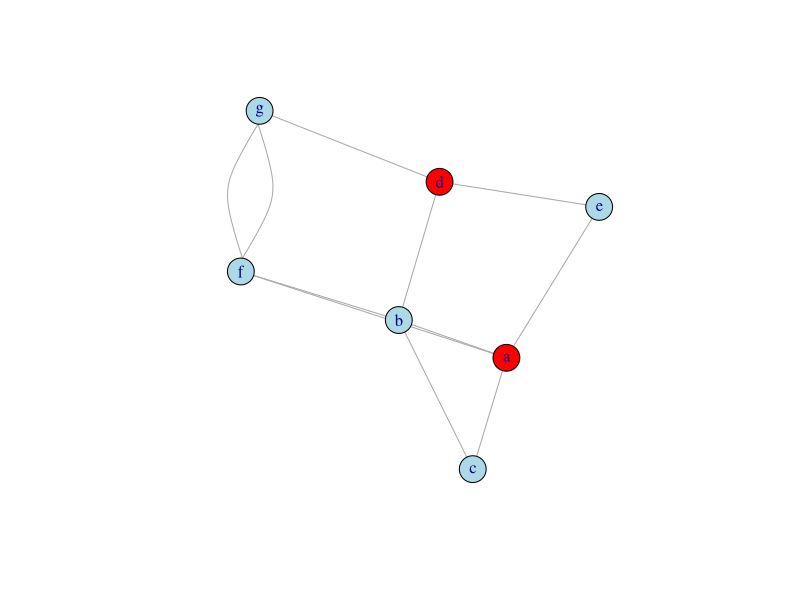
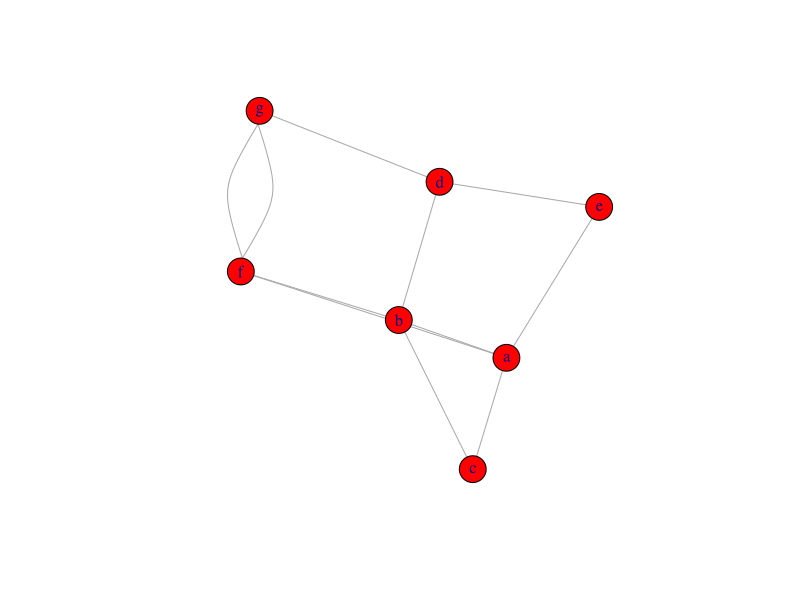
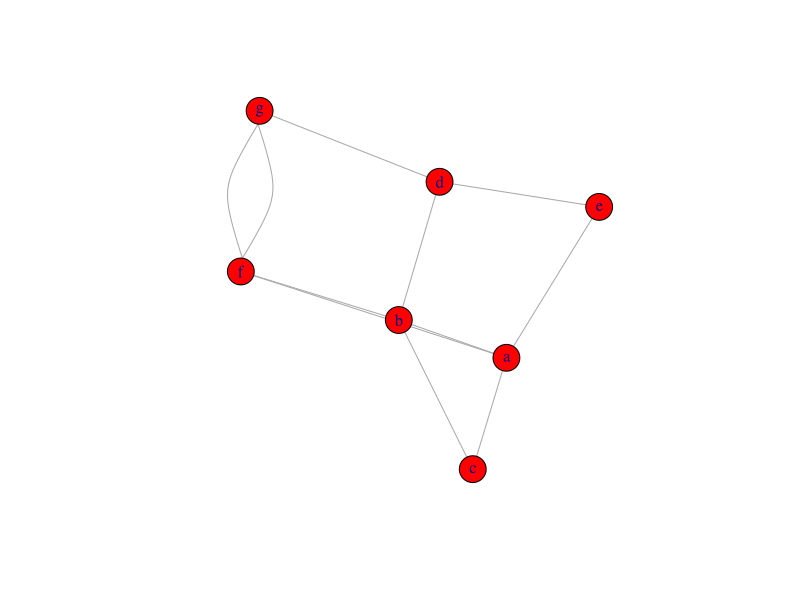

Write the R code that produced these figures, in order.
library('igraph')

# Linear Threshold model (unweighted version)
#   - graph: igraph object
#   - activated: list of initially activated nodes
#   - a: payoff for activation
#   - b: payoff for being not activated
LT <- function (g, activated, a, b) {
  # Defining the graph layout to preserve it
  # the same throughout the visualization
  l <- layout.fruchterman.reingold(g)
  # calculating the threshold
  threshold <- b * 1.0 / (a + b)
  # Setting the activated nodes
  V(g)$activated <- F
  for (v in activated) {
    V(g)[v]$activated <- T
  }
  # Indicator of whether simulation should stop
  any.changes <- T
  while(any.changes) {
    # Network visualization (at each simulation step)
    V(g)$color <- ifelse(V(g)$activated, "red", "lightblue")
    plot(g, layout=l)
    any.changes <- F
    # Iterating through non-activated nodes
    for(v in V(g)) {
      if(! V(g)[v]$activated) {
        # Calculating the fraction of activated neighbors
        neighborhood <- neighbors(g, V(g)[v]$name)
        activated.neighbors <- 0
        total.neighbors <- length(neighborhood)
        for(w in neighborhood) {
          activated.neighbors <- activated.neighbors + 1
        }
        if (activated.neighbors * 1.0 / total.neighbors >= threshold) {
          V(g)[v]$activated <- T
          any.changes <- T
        }
      }
    }
  }
  # Network visualization after the process has terminated
  V(g)$color <- ifelse(V(g)$activated, "red", "lightblue")
  plot(g, layout=l)
}

g <- read.table("graph.txt", header=T)
g <- graph.data.frame(g, directed=F)

LT(g, c("a", "d"), a=3, b=2)
